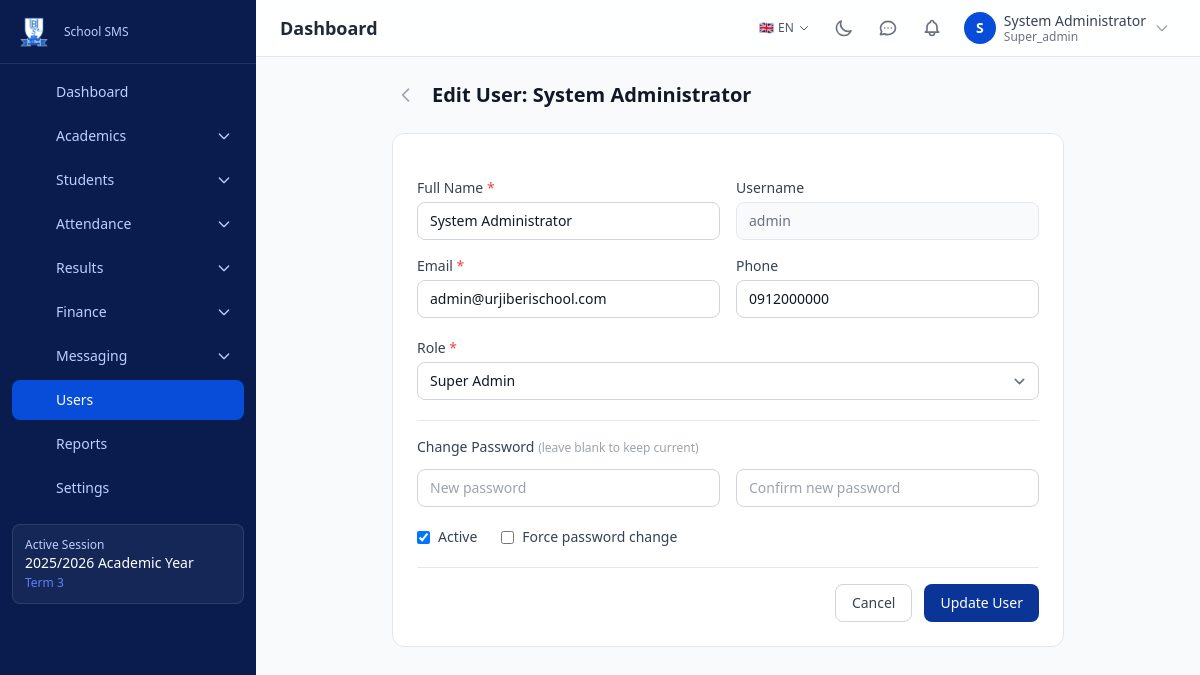
Page /users/edit/1 (signed in) on the committed database.
### tables this page shows
CREATE TABLE IF NOT EXISTS `academic_sessions` (
    `id` BIGINT UNSIGNED NOT NULL AUTO_INCREMENT,
    `name` VARCHAR(100) NOT NULL,
    `slug` VARCHAR(100) NOT NULL,
    `start_date` DATE NOT NULL,
    `end_date` DATE NOT NULL,
    `is_active` TINYINT(1) NOT NULL DEFAULT 0,
    `created_at` DATETIME NOT NULL DEFAULT CURRENT_TIMESTAMP,
    `updated_at` DATETIME NOT NULL DEFAULT CURRENT_TIMESTAMP ON UPDATE CURRENT_TIMESTAMP,
    PRIMARY KEY (`id`),
    UNIQUE KEY `uk_sessions_slug` (`slug`),
    INDEX `idx_sessions_active` (`is_active`)
);

CREATE TABLE IF NOT EXISTS `terms` (
    `id` BIGINT UNSIGNED NOT NULL AUTO_INCREMENT,
    `session_id` BIGINT UNSIGNED NOT NULL,
    `name` VARCHAR(100) NOT NULL,
    `slug` VARCHAR(100) NOT NULL,
    `start_date` DATE NOT NULL,
    `end_date` DATE NOT NULL,
    `is_active` TINYINT(1) NOT NULL DEFAULT 0,
    `sort_order` INT UNSIGNED NOT NULL DEFAULT 0,
    `created_at` DATETIME NOT NULL DEFAULT CURRENT_TIMESTAMP,
    `updated_at` DATETIME NOT NULL DEFAULT CURRENT_TIMESTAMP ON UPDATE CURRENT_TIMESTAMP,
    PRIMARY KEY (`id`),
    UNIQUE KEY `uk_terms_session_slug` (`session_id`, `slug`),
    INDEX `idx_terms_active` (`is_active`),
    CONSTRAINT `fk_terms_session` FOREIGN KEY (`session_id`) REFERENCES `academic_sessions`(`id`) ON DELETE CASCADE
);

CREATE TABLE IF NOT EXISTS `user_roles` (
    `user_id` BIGINT UNSIGNED NOT NULL,
    `role_id` BIGINT UNSIGNED NOT NULL,
    `assigned_at` DATETIME NOT NULL DEFAULT CURRENT_TIMESTAMP,
    PRIMARY KEY (`user_id`, `role_id`),
    CONSTRAINT `fk_ur_user` FOREIGN KEY (`user_id`) REFERENCES `users`(`id`) ON DELETE CASCADE,
    CONSTRAINT `fk_ur_role` FOREIGN KEY (`role_id`) REFERENCES `roles`(`id`) ON DELETE CASCADE
);

CREATE TABLE IF NOT EXISTS `users` (
    `id` BIGINT UNSIGNED NOT NULL AUTO_INCREMENT,
    `username` VARCHAR(100) NOT NULL,
    `email` VARCHAR(255) NOT NULL,
    `password_hash` VARCHAR(255) NOT NULL,
    `full_name` VARCHAR(200) NOT NULL,
    `first_name` VARCHAR(100) DEFAULT NULL,
    `last_name` VARCHAR(100) DEFAULT NULL,
    `phone` VARCHAR(20) DEFAULT NULL,
    `avatar` VARCHAR(255) DEFAULT NULL,
    `gender` ENUM('male','female','other') DEFAULT NULL,
    `date_of_birth` DATE DEFAULT NULL,
    `address` TEXT DEFAULT NULL,
    `is_active` TINYINT(1) NOT NULL DEFAULT 1,
    `force_password_change` TINYINT(1) NOT NULL DEFAULT 0,
    `status` ENUM('active','inactive','suspended') NOT NULL DEFAULT 'active',
    `email_verified_at` DATETIME DEFAULT NULL,
    `last_login_at` DATETIME DEFAULT NULL,
    `last_login_ip` VARCHAR(45) DEFAULT NULL,
    `password_reset_token` VARCHAR(255) DEFAULT NULL,
    `password_reset_expires` DATETIME DEFAULT NULL,
    `login_attempts` INT UNSIGNED NOT NULL DEFAULT 0,
    `locked_until` DATETIME DEFAULT NULL,
    `created_at` DATETIME NOT NULL DEFAULT CURRENT_TIMESTAMP,
    `updated_at` DATETIME NOT NULL DEFAULT CURRENT_TIMESTAMP ON UPDATE CURRENT_TIMESTAMP,
    `deleted_at` DATETIME DEFAULT NULL,
    PRIMARY KEY (`id`),
    UNIQUE KEY `uk_users_username` (`username`),
    UNIQUE KEY `uk_users_email` (`email`),
    INDEX `idx_users_status` (`status`),
    INDEX `idx_users_deleted` (`deleted_at`)
);

CREATE TABLE IF NOT EXISTS `roles` (
    `id` BIGINT UNSIGNED NOT NULL AUTO_INCREMENT,
    `name` VARCHAR(50) NOT NULL,
    `slug` VARCHAR(50) NOT NULL,
    `description` VARCHAR(255) DEFAULT NULL,
    `is_system` TINYINT(1) NOT NULL DEFAULT 0,
    `created_at` DATETIME NOT NULL DEFAULT CURRENT_TIMESTAMP,
    `updated_at` DATETIME NOT NULL DEFAULT CURRENT_TIMESTAMP ON UPDATE CURRENT_TIMESTAMP,
    PRIMARY KEY (`id`),
    UNIQUE KEY `uk_roles_slug` (`slug`)
);

### modules/users/views/edit.php (the view, shortened to what the rows shown need)
<?php
$userRecord = db_fetch_one(
    "SELECT u.*, ur.role_id FROM users u LEFT JOIN user_roles ur ON u.id = ur.user_id WHERE u.id = ? AND u.deleted_at IS NULL",
    [$id]
);
$roles = db_fetch_all("SELECT id, name FROM roles ORDER BY id");
?>
<div class="max-w-2xl mx-auto">
    <div class="flex items-center gap-3 mb-6">
        <a href="<?= url('users') ?>" class="p-1 text-gray-400 dark:text-gray-500 hover:text-gray-600 dark:text-dark-muted rounded">
            <svg class="w-5 h-5" fill="none" stroke="currentColor" viewBox="0 0 24 24"><path stroke-linecap="round" stroke-linejoin="round" stroke-width="2" d="M15 19l-7-7 7-7"/></svg>
        </a>
        <h1 class="text-xl font-bold text-gray-900 dark:text-dark-text">Edit User: <?= e($userRecord['full_name']) ?></h1>
    </div>
    <div class="bg-white dark:bg-dark-card rounded-xl border border-gray-200 dark:border-dark-border p-6">
        <form method="POST" action="<?= url('users', 'edit', $id) ?>" class="space-y-5">
            <div class="grid grid-cols-1 sm:grid-cols-2 gap-4">
                <div>
                    <label for="full_name" class="block text-sm font-medium text-gray-700 dark:text-gray-300 mb-1">Full Name <span class="text-red-500">*</span></label>
                    <input type="text" id="full_name" name="full_name" value="<?= e(old('full_name') ?: $userRecord['full_name']) ?>" required
                           class="w-full px-3 py-2 border border-gray-300 dark:border-dark-border rounded-lg focus:ring-2 focus:ring-primary-500 focus:border-primary-500 text-sm bg-white dark:bg-dark-card dark:text-dark-text">
                </div>
                <div>
                    <label class="block text-sm font-medium text-gray-700 dark:text-gray-300 mb-1">Username</label>
                    <input type="text" value="<?= e($userRecord['username']) ?>" disabled
                           class="w-full px-3 py-2 border border-gray-200 dark:border-dark-border bg-gray-50 dark:bg-dark-bg rounded-lg text-sm text-gray-500 dark:text-dark-muted">
                </div>
                <div>
                    <label for="email" class="block text-sm font-medium text-gray-700 dark:text-gray-300 mb-1">Email <span class="text-red-500">*</span></label>
                    <input type="email" id="email" name="email" value="<?= e(old('email') ?: $userRecord['email']) ?>" required
                           class="w-full px-3 py-2 border border-gray-300 dark:border-dark-border rounded-lg focus:ring-2 focus:ring-primary-500 focus:border-primary-500 text-sm bg-white dark:bg-dark-card dark:text-dark-text">
                </div>
                <div>
                    <label for="phone" class="block text-sm font-medium text-gray-700 dark:text-gray-300 mb-1">Phone</label>
                    <input type="text" id="phone" name="phone" value="<?= e(old('phone') ?: $userRecord['phone']) ?>"
                           class="w-full px-3 py-2 border border-gray-300 dark:border-dark-border rounded-lg focus:ring-2 focus:ring-primary-500 focus:border-primary-500 text-sm bg-white dark:bg-dark-card dark:text-dark-text">
                </div>
            </div>
            <div>
                <label for="role_id" class="block text-sm font-medium text-gray-700 dark:text-gray-300 mb-1">Role <span class="text-red-500">*</span></label>
                <select id="role_id" name="role_id" required
                        class="w-full px-3 py-2 border border-gray-300 dark:border-dark-border rounded-lg focus:ring-2 focus:ring-primary-500 focus:border-primary-500 text-sm bg-white dark:bg-dark-card dark:text-dark-text">
                    <?php foreach ($roles as $r): ?>
                        <option value="<?= $r['id'] ?>" <?= (old('role_id') ?: $userRecord['role_id']) == $r['id'] ? 'selected' : '' ?>><?= e($r['name']) ?></option>
                    <?php endforeach; ?>
                </select>
            </div>
            <div class="flex items-center gap-6">
                <label class="flex items-center gap-2 text-sm text-gray-700 dark:text-gray-300">
                    <input type="checkbox" name="is_active" value="1" <?= $userRecord['is_active'] ? 'checked' : '' ?>
                           class="rounded text-primary-600 focus:ring-primary-500">
                    Active
                </label>
                <label class="flex items-center gap-2 text-sm text-gray-700 dark:text-gray-300">
                    <input type="checkbox" name="force_password_change" value="1" <?= $userRecord['force_password_change'] ? 'checked' : '' ?>
                           class="rounded text-primary-600 focus:ring-primary-500">
                    Force password change
                </label>
            </div>
        </form>
    </div>
</div>
<?php
require APP_ROOT . '/templates/layout.php';

### templates/partials/sidebar.php (shortened to what the rows shown need)
<aside id="sidebar" class="fixed inset-y-0 left-0 z-40 w-64 bg-sidebar-bg dark:bg-gray-950 sidebar-transition transform -translate-x-full lg:translate-x-0 overflow-y-auto no-print">
    <?php $activeSession = get_active_session(); ?>
    <?php if ($activeSession): ?>
    <div class="mx-3 mb-4 p-3 rounded-lg bg-white/5 border border-white/10">
        <p class="text-xs text-sidebar-text">Active Session</p>
        <p class="text-sm text-white font-medium"><?= e($activeSession['name']) ?></p>
        <?php $activeTerm = get_active_term(); if ($activeTerm): ?>
        <p class="text-xs text-primary-400 mt-0.5"><?= e($activeTerm['name']) ?></p>
        <?php endif; ?>
    </div>
    <?php endif; ?>
</aside>

### templates/partials/header.php (shortened to what the rows shown need)
<?php
$user = auth_user();
$currentLang = get_lang();
?>
<header class="sticky top-0 z-20 bg-white dark:bg-dark-card border-b border-gray-200 dark:border-dark-border no-print transition-colors glass-header">
    <div class="flex items-center justify-between h-14 px-4 md:px-6">
        <div class="flex items-center gap-3">
            <h2 class="text-lg font-semibold text-gray-800 dark:text-dark-text hidden sm:block"><?= e($page_title ?? __('dashboard')) ?></h2>
        </div>
        <div class="flex items-center gap-1 md:gap-2">
            <div class="relative" id="lang-dropdown">
                <button onclick="toggleLangMenu()" class="flex items-center gap-1 px-2 py-1.5 rounded-lg text-xs font-medium text-gray-600 dark:text-dark-muted hover:bg-gray-100 dark:hover:bg-dark-card2 transition-colors" title="<?= __('language') ?>">
                    <span><?= $currentLang === 'am' ? '🇪🇹' : '🇬🇧' ?></span>
                    <span class="hidden sm:inline"><?= $currentLang === 'am' ? 'አማ' : 'EN' ?></span>
                    <svg class="w-3 h-3" fill="none" stroke="currentColor" viewBox="0 0 24 24"><path stroke-linecap="round" stroke-linejoin="round" stroke-width="2" d="M19 9l-7 7-7-7"/></svg>
                </button>
            </div>
            <button onclick="toggleTheme()" class="p-2 rounded-lg text-gray-500 dark:text-dark-muted hover:bg-gray-100 dark:hover:bg-dark-card2 transition-colors" title="<?= __('theme') ?>" id="theme-toggle-btn">
                <svg class="w-5 h-5 block dark:hidden" fill="none" stroke="currentColor" viewBox="0 0 24 24"><path stroke-linecap="round" stroke-linejoin="round" stroke-width="2" d="M20.354 15.354A9 9 0 018.646 3.646 9.003 9.003 0 0012 21a9.003 9.003 0 008.354-5.646z"/></svg>
            </button>
            <a href="<?= url('messaging', 'inbox') ?>" class="relative p-2 rounded-lg text-gray-500 dark:text-dark-muted hover:bg-gray-100 dark:hover:bg-dark-card2" title="<?= __('messages') ?>" id="header-msg-link">
                <svg class="w-5 h-5" fill="none" stroke="currentColor" viewBox="0 0 24 24"><path stroke-linecap="round" stroke-linejoin="round" stroke-width="2" d="M8 12h.01M12 12h.01M16 12h.01M21 12c0 4.418-4.03 8-9 8a9.863 9.863 0 01-4.255-.949L3 20l1.395-3.72C3.512 15.042 3 13.574 3 12c0-4.418 4.03-8 9-8s9 3.582 9 8z"/></svg>
            </a>
            <a href="<?= url('/communication/notifications') ?>" class="relative p-2 rounded-lg text-gray-500 dark:text-dark-muted hover:bg-gray-100 dark:hover:bg-dark-card2" title="<?= __('notifications') ?>">
            </a>
            <div class="relative" id="profile-dropdown">
                <button onclick="toggleProfileMenu()" class="flex items-center gap-2 p-1.5 rounded-lg hover:bg-gray-100 dark:hover:bg-dark-card2 transition-colors">
                    <div class="w-8 h-8 rounded-full bg-primary-600 flex items-center justify-center flex-shrink-0">
                        <?php if ($user['avatar']): ?>
                            <img src="<?= url('/uploads/' . e($user['avatar'])) ?>" alt="" class="w-8 h-8 rounded-full object-cover">
                        <?php else: ?>
                            <span class="text-white text-sm font-semibold"><?= strtoupper(substr($user['name'], 0, 1)) ?></span>
                        <?php endif; ?>
                    </div>
                    <div class="hidden md:block text-left">
                        <p class="text-sm font-medium text-gray-700 dark:text-dark-text leading-tight"><?= e($user['name']) ?></p>
                        <p class="text-xs text-gray-500 dark:text-dark-muted leading-tight"><?= e(ucfirst($user['roles'][0] ?? 'User')) ?></p>
                    </div>
                    <svg class="w-4 h-4 text-gray-400 dark:text-dark-muted hidden md:block" fill="none" stroke="currentColor" viewBox="0 0 24 24"><path stroke-linecap="round" stroke-linejoin="round" stroke-width="2" d="M19 9l-7 7-7-7"/></svg>
                </button>
            </div>
        </div>
    </div>
</header>

### rows in the picture
academic_sessions: name "2025/2026 Academic Year"
terms: name "Term 3"
user_roles: user.full_name "S", user.full_name "System Administrator", full_name "System Administrator", user.username "admin", email "admin@urjiberischool.com", phone "0912000000", role_id "Super Admin"
users: is_active "☑"

### other values in the picture
$item['label'] "Dashboard"
$item['label'] "Academics"
$item['label'] "Students"
$item['label'] "Attendance"
$item['label'] "Results"
$item['label'] "Finance"
$item['label'] "Messaging"
$item['label'] "Users"
$item['label'] "Reports"
$item['label'] "Settings"
$page_title "Dashboard"
$user['roles'][0] "Super_admin"
